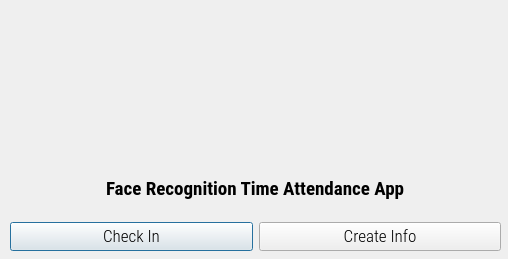
<?xml version="1.0" encoding="UTF-8"?>
<ui version="4.0">
 <class>Dialog</class>
 <widget class="QDialog" name="Dialog">
  <property name="geometry">
   <rect>
    <x>0</x>
    <y>0</y>
    <width>508</width>
    <height>259</height>
   </rect>
  </property>
  <property name="minimumSize">
   <size>
    <width>508</width>
    <height>259</height>
   </size>
  </property>
  <property name="maximumSize">
   <size>
    <width>508</width>
    <height>259</height>
   </size>
  </property>
  <property name="windowTitle">
   <string>Face Recognition Time Attendance App</string>
  </property>
  <property name="windowIcon">
   <iconset resource="resource.qrc">
    <normaloff>:/icon/icon.png</normaloff>:/icon/icon.png</iconset>
  </property>
  <widget class="QLabel" name="logolabel">
   <property name="geometry">
    <rect>
     <x>0</x>
     <y>0</y>
     <width>500</width>
     <height>133</height>
    </rect>
   </property>
   <property name="text">
    <string/>
   </property>
   <property name="pixmap">
    <pixmap resource="resource.qrc">:/logo/logo.png</pixmap>
   </property>
  </widget>
  <widget class="QWidget" name="verticalLayoutWidget">
   <property name="geometry">
    <rect>
     <x>10</x>
     <y>160</y>
     <width>491</width>
     <height>91</height>
    </rect>
   </property>
   <layout class="QVBoxLayout" name="verticalLayout">
    <item>
     <layout class="QHBoxLayout" name="horizontalLayout">
      <item alignment="Qt::AlignHCenter">
       <widget class="QLabel" name="filelabel">
        <property name="font">
         <font>
          <family>Roboto Condensed</family>
          <pointsize>14</pointsize>
          <weight>75</weight>
          <bold>true</bold>
         </font>
        </property>
        <property name="text">
         <string>Face Recognition Time Attendance App</string>
        </property>
       </widget>
      </item>
     </layout>
    </item>
    <item>
     <layout class="QHBoxLayout" name="horizontalLayout_3">
      <item>
       <widget class="QPushButton" name="btnCheckIn">
        <property name="font">
         <font>
          <family>Roboto Condensed Light</family>
          <pointsize>13</pointsize>
         </font>
        </property>
        <property name="text">
         <string>Check In</string>
        </property>
       </widget>
      </item>
      <item>
       <widget class="QPushButton" name="btnCreateInfo">
        <property name="font">
         <font>
          <family>Roboto Condensed Light</family>
          <pointsize>13</pointsize>
         </font>
        </property>
        <property name="text">
         <string>Create Info</string>
        </property>
       </widget>
      </item>
     </layout>
    </item>
   </layout>
  </widget>
 </widget>
 <resources>
  <include location="resource.qrc"/>
 </resources>
 <connections/>
</ui>
